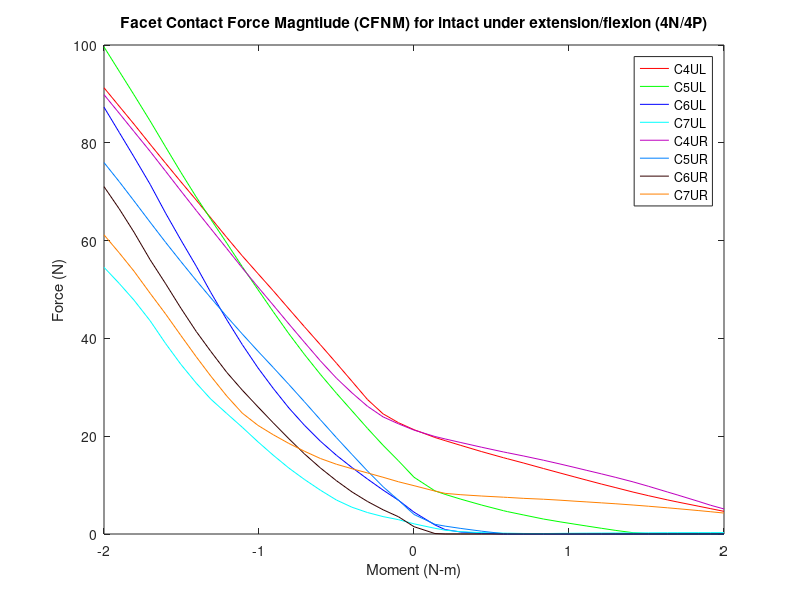

This chart was generated by the following MATLAB code:
%% Facet contact force magnitude (N)
% Intact 4P/4N

clear all;
%% 4P
figure (1)

c4ulxp=[2 2.0675 2.10046 2.15118 2.21847 2.28879 2.30129 2.3542 2.41761 2.47111 2.51624 2.55771 2.60433 2.65123 2.70673 2.75718 2.81828 2.8513 2.91654 2.95737 3 ]-2;
c4ulyp=[21.3341 19.7381 19.0914 18.1149 16.845 15.5978 15.3917 14.5013 13.3921 12.4736 11.7048 11.0006 10.2207 9.47352 8.574 7.82326 6.96532 6.52761 5.70156 5.17825 4.63415 ];

c4urxp=[2 2.0675 2.10046 2.15118 2.21847 2.28879 2.30129 2.3542 2.41761 2.47111 2.51624 2.55771 2.60433 2.65123 2.70673 2.75718 2.81828 2.8513 2.91654 2.95737 3 ]-2;
c4uryp=[21.2462 19.9391 19.4399 18.7024 17.7393 16.7763 16.6197 15.9441 15.0887 14.3179 13.6403 13.0063 12.3034 11.5703 10.6584 9.742 8.57876 7.95792 6.68918 5.86911 5.12378 ];

c5ulxp=[2 2.0675 2.10046 2.15118 2.21847 2.28879 2.30129 2.3542 2.41761 2.47111 2.51624 2.55771 2.60433 2.65123 2.70673 2.75718 2.81828 2.8513 2.91654 2.95737 3 ]-2;
c5ulyp=[11.6099 8.81803 8.10269 7.12079 5.91467 4.7633 4.58048 3.88492 3.06187 2.48764 2.03604 1.62602 1.17329 0.730027 0.268374 0.0625474 0.00423424 0.00397231 0.00373046 0.00359428 0.00345345 ];

c5urxp=[2 2.0675 2.10046 2.15118 2.21847 2.28879 2.30129 2.3542 2.41761 2.47111 2.51624 2.55771 2.60433 2.65123 2.70673 2.75718 2.81828 2.8513 2.91654 2.95737 3 ]-2;
c5uryp=[3.99436 1.9851 1.61031 1.13684 0.57646 0.0739484 0.00651482 0.00497751 0.00473812 0.00453221 0.00437563 0.00423889 0.00408376 0.00392334 0.00374105 0.0035824 0.00339514 0.0032956 0.00309822 0.00297473 0.00284589 ];

c6ulxp=[2 2.0675 2.10046 2.15118 2.21847 2.28879 2.30129 2.3542 2.41761 2.47111 2.51624 2.55771 2.60433 2.65123 2.70673 2.75718 2.81828 2.8513 2.91654 2.95737 3 ]-2;
c6ulyp=[4.46774 1.85447 0.900979 0.396485 0.168852 0.00674595 0.00642844 0.00556301 0.00533014 0.00521667 0.00511554 0.0050302 0.00493304 0.00483934 0.00472486 0.00461615 0.00448152 0.00440734 0.0042573 0.00415953 0.00405689 ];

c6urxp=[2 2.0675 2.10046 2.15118 2.21847 2.28879 2.30129 2.3542 2.41761 2.47111 2.51624 2.55771 2.60433 2.65123 2.70673 2.75718 2.81828 2.8513 2.91654 2.95737 3 ]-2;
c6uryp=[1.49563 0.093195 0.00446243 0.00426165 0.00413297 0.00398957 0.00396411 0.00386741 0.00374983 0.00364398 0.00354695 0.00345148 0.00334125 0.00322573 0.00308789 0.00296073 0.00280629 0.00272346 0.00256133 0.00246064 0.00235812 ];

c7ulxp=[2 2.0675 2.10046 2.15118 2.21847 2.28879 2.30129 2.3542 2.41761 2.47111 2.51624 2.55771 2.60433 2.65123 2.70673 2.75718 2.81828 2.8513 2.91654 2.95737 3 ]-2;
c7ulyp=[2.08179 1.16554 0.780546 0.469058 0.277762 0.177002 0.163626 0.108584 0.0916242 0.129621 0.154757 0.174408 0.191617 0.207991 0.222482 0.243599 0.263452 0.271021 0.28181 0.283975 0.284844 ];

c7urxp=[2 2.0675 2.10046 2.15118 2.21847 2.28879 2.30129 2.3542 2.41761 2.47111 2.51624 2.55771 2.60433 2.65123 2.70673 2.75718 2.81828 2.8513 2.91654 2.95737 3 ]-2;
c7uryp=[9.88572 8.77957 8.31041 8.0364 7.76573 7.52825 7.48516 7.28814 7.11144 6.91672 6.72271 6.56097 6.37201 6.18106 5.92629 5.67536 5.35334 5.17186 4.79916 4.55159 4.28217 ];

%% 4N
c4ulxn=-1*[2 2.05 2.1 2.15 2.2 2.25 2.30198 2.35365 2.40358 2.45421 2.50322 2.55384 2.60384 2.65565 2.70225 2.75206 2.80139 2.85108 2.90339 2.95085 3 ]+2;
c4ulyn=[21.1831 22.7576 24.5825 27.5008 31.2176 34.9169 38.6978 42.4041 46.0386 49.7538 53.2425 56.8678 60.6277 64.6476 68.2783 72.0323 75.8288 79.6982 83.8287 87.4745 91.2544 ];

c4urxn=-1*[2 2.05 2.1 2.15 2.2 2.25 2.30198 2.35365 2.40358 2.45421 2.50322 2.55384 2.60384 2.65565 2.70225 2.75206 2.80139 2.85108 2.90339 2.95085 3 ]+2;
c4uryn=[21.17 22.5268 23.9573 26.118 28.8622 31.8568 35.408 39.2221 42.9609 46.8137 50.5052 54.3991 58.3678 62.4594 66.1454 70.1642 74.2006 78.2396 82.3162 86.0425 89.8437 ];

c5ulxn=-1*[2 2.05 2.1 2.15 2.2 2.25 2.30198 2.35365 2.40358 2.45421 2.50322 2.55384 2.60384 2.65565 2.70225 2.75206 2.80139 2.85108 2.90339 2.95085 3 ]+2;
c5ulyn=[12.0952 14.9633 18.159 21.6001 25.188 28.763 32.6494 36.7467 40.9491 45.4671 49.9588 54.6493 59.473 64.3814 68.8945 73.9643 79.1624 84.4565 89.8283 94.6269 99.6053 ];

c5urxn=-1*[2 2.05 2.1 2.15 2.2 2.25 2.30198 2.35365 2.40358 2.45421 2.50322 2.55384 2.60384 2.65565 2.70225 2.75206 2.80139 2.85108 2.90339 2.95085 3 ]+2;
c5uryn=[4.71889 6.91181 9.68225 12.8828 16.2619 19.6889 23.3615 27.0582 30.5717 34.0634 37.3772 40.8973 44.469 48.3056 51.8342 55.724 59.656 63.7562 68.1366 72.0592 75.9577 ];

c6ulxn=-1*[2 2.05 2.1 2.15 2.2 2.25 2.30198 2.35365 2.40358 2.45421 2.50322 2.55384 2.60384 2.65565 2.70225 2.75206 2.80139 2.85108 2.90339 2.95085 3 ]+2;
c6ulyn=[5.16912 6.89717 8.99093 11.2409 13.589 16.0842 18.9795 22.2517 25.7692 29.7901 33.9655 38.7247 43.8057 49.4084 54.7494 60.1263 65.6276 71.4966 77.1313 82.1215 87.2919];

c6urxn=-1*[2 2.05 2.1 2.15 2.2 2.25 2.30198 2.35365 2.40358 2.45421 2.50322 2.55384 2.60384 2.65565 2.70225 2.75206 2.80139 2.85108 2.90339 2.95085 3 ]+2;
c6uryn=[2.43161 3.52687 4.96205 6.64932 8.60195 10.888 13.5096 16.3954 19.4805 22.7385 25.9905 29.4135 33.0463 37.3552 41.3997 46.1843 51.2002 56.0762 61.7371 66.4942 71.0384 ];

c7ulxn=-1*[2 2.05 2.1 2.15 2.2 2.25 2.30198 2.35365 2.40358 2.45421 2.50322 2.55384 2.60384 2.65565 2.70225 2.75206 2.80139 2.85108 2.90339 2.95085 3 ]+2;
c7ulyn=[2.6341 2.93153 3.56151 4.38958 5.47407 6.93993 8.96208 11.165 13.481 16.1203 18.8438 21.8213 24.6324 27.5921 30.8453 34.6956 38.9636 43.5981 47.835 51.2365 54.5406 ];

c7urxn=-1*[2 2.05 2.1 2.15 2.2 2.25 2.30198 2.35365 2.40358 2.45421 2.50322 2.55384 2.60384 2.65565 2.70225 2.75206 2.80139 2.85108 2.90339 2.95085 3 ]+2;
c7uryn=[9.75126 10.6782 11.606 12.4893 13.347 14.2601 15.4418 16.9314 18.5163 20.3061 22.2096 24.7119 28.2024 32.303 36.2256 40.5975 45.006 49.2164 53.7601 57.4909 61.1776 ];
%% left

c4xl=2*[flip(c4ulxn(2:21)),c4ulxp];
c4yl=[flip(c4ulyn(2:21)),c4ulyp];
a=plot(c4xl,c4yl,'r');
hold on

c5xl=2*[flip(c5ulxn(2:21)),c5ulxp];
c5yl=[flip(c5ulyn(2:21)),c5ulyp];
b=plot(c5xl,c5yl,'g');
hold on

c6xl=2*[flip(c6ulxn(2:21)),c6ulxp];
c6yl=[flip(c6ulyn(2:21)),c6ulyp];
c=plot(c6xl,c6yl,'b');
hold on

c7xl=2*[flip(c7ulxn(2:21)),c7ulxp];
c7yl=[flip(c7ulyn(2:21)),c7ulyp];
d=plot(c7xl,c7yl,'c');
hold on
%% Right

c4xr=2*[flip(c4urxn(2:21)),c4urxp];
c4yr=[flip(c4uryn(2:21)),c4uryp];
e=plot(c4xr,c4yr,'color',[0.75, 0, 0.75]);
hold on

c5xr=2*[flip(c5urxn(2:21)),c5urxp];
c5yr=[flip(c5uryn(2:21)),c5uryp];
f=plot(c5xr,c5yr,'color',[0 0.5 1]);
hold on

c6xr=2*[flip(c6urxn(2:21)),c6urxp];
c6yr=[flip(c6uryn(2:21)),c6uryp];
g=plot(c6xr,c6yr,'color',[0.2 0 0]);
hold on

c7xr=2*[flip(c7urxn(2:21)),c7urxp];
c7yr=[flip(c7uryn(2:21)),c7uryp];
h=plot(c7xr,c7yr,'color',[1 .5 0]);

leg=[a,b,c,d,e,f,g,h];
title('Facet Contact Force Magntiude (CFNM) for intact under extension/flexion (4N/4P)')
xlabel('Moment (N-m)')
ylabel('Force (N)')
legend(leg,'C4UL','C5UL','C6UL','C7UL','C4UR','C5UR','C6UR','C7UR','location','northeast')
